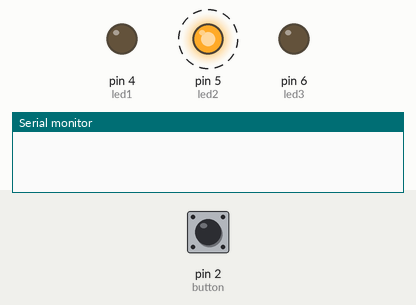
Recording of a sketch running on a simulated Arduino Uno, built with avr-gcc and run on an emulated ATmega328P. On the bench: output pins drawn as LEDs (lit = HIGH), the last lines printed to the serial monitor. Dashed ring = blinking. Inputs (shaded band) come from the test bench; at power-on: pin 2 (button) LOW.

Above: at 1.2 s.
1.3 s: pin 2 (button) pulled HIGH for 1 s
At 1.3 s:
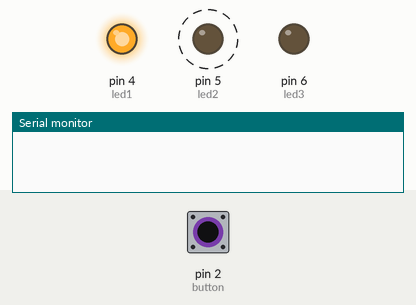
At 4.4 s:
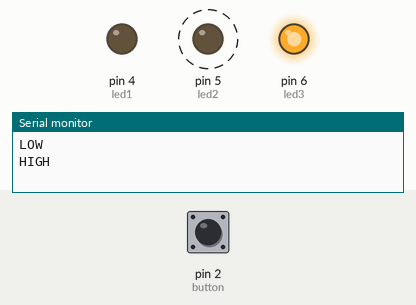
Timing chart, 0 to 11.3 s (numbered marks = the images above; inputs shaded):
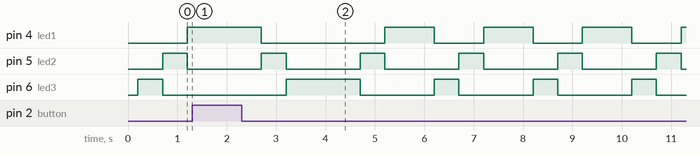

Measured:
- by itself, pin 4 (led1): repeats every 2.0 s: HIGH 1.0 s, LOW 1.0 s
- by itself, pin 5 (led2): alternates HIGH for 0.50 s and LOW for 1.5 s
- by itself, pin 6 (led3): repeats every 2.0 s: LOW 1.5 s, HIGH 0.50 s

The sketch:

button02.ino
```cpp
#define led1 4
#define led2 5
#define led3 6
#define button 2

int buttonState;
unsigned long debounceDelay = 200;
unsigned long debounceLast = 0;
void setup() {
  pinMode(led1,OUTPUT);
  pinMode(led2,OUTPUT);
  pinMode(led3,OUTPUT);
  pinMode(button,INPUT);
  Serial.begin(9600);
}

void loop() {
  buttonState =  digitalRead(button);

  if((millis()-debounceLast)>debounceDelay){
        if(buttonState == HIGH ){
              digitalWrite(led1,HIGH);
              digitalWrite(led2,LOW);
              digitalWrite(led3,LOW);
              delay(500);
              digitalWrite(led1,LOW);
              digitalWrite(led2,HIGH);
              digitalWrite(led3,LOW);
              delay(500);
              digitalWrite(led1,LOW);
              digitalWrite(led2,LOW);
              digitalWrite(led3,HIGH);
              delay(500);
              Serial.println("HIGH");
              delay(500);
          }
          else
          {
              digitalWrite(led1,LOW);
              digitalWrite(led2,LOW);
              digitalWrite(led3,HIGH);
              delay(500);
              digitalWrite(led1,LOW);
              digitalWrite(led2,HIGH);
              digitalWrite(led3,LOW);
              delay(500);
              digitalWrite(led1,HIGH);
              digitalWrite(led2,LOW);
              digitalWrite(led3,LOW);
              delay(500);
              Serial.println("LOW");
              delay(500);
          }
  }
}
```
